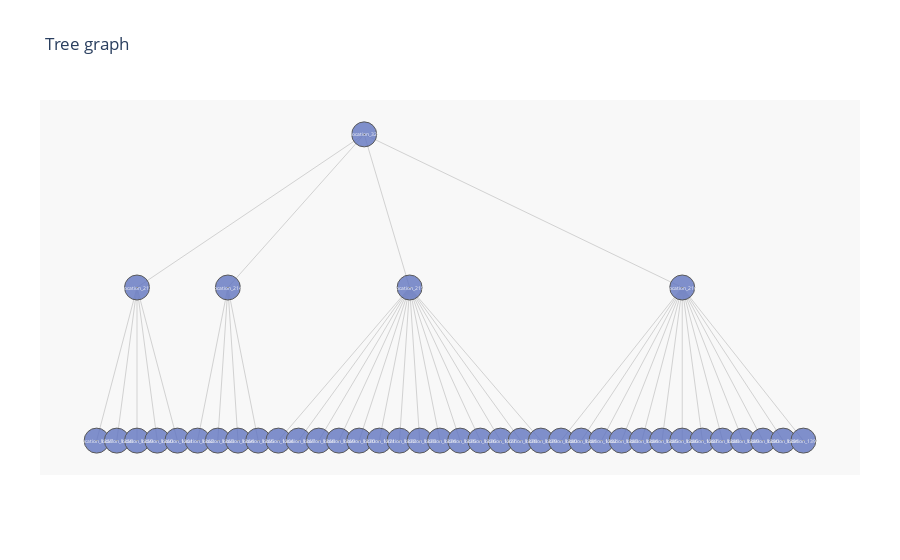

The cell this chart's notebook holds for it:
### Code cell
import igraph
from igraph import Graph, EdgeSeq

#calculating number of unique location
nr_vertices = location_list['id'].tolist()
v_label = nr_vertices
#get the direct relationship between location
add_to_edge = []
for i in nr_vertices:
    if not get_location_ancestors(i).empty:
        edges = (nr_vertices.index(get_location_ancestors(i)['access_path'].iloc[-1]), nr_vertices.index(i))
        add_to_edge.append(edges)
G = Graph()
G.add_vertices(len(nr_vertices))
G.add_edges(add_to_edge)
lay = G.layout_reingold_tilford(root=[0])

position = {k: lay[k] for k in range(len(nr_vertices))}
Y = [lay[k][1] for k in range(len(nr_vertices))]
M = max(Y)

es = EdgeSeq(G) # sequence of edges
E = [e.tuple for e in G.es] # list of edges

L = len(position)
Xn = [position[k][0] for k in range(L)]
Yn = [2*M-position[k][1] for k in range(L)]
Xe = []
Ye = []
for edge in E:
    Xe+=[position[edge[0]][0],position[edge[1]][0], None]
    Ye+=[2*M-position[edge[0]][1],2*M-position[edge[1]][1], None]
labels = v_label

import plotly.graph_objects as go
fig = go.Figure()
fig.add_trace(go.Scatter(x=Xe, y=Ye, mode='lines', line=dict(color='rgb(210,210,210)', width=1), hoverinfo='none'))
fig.add_trace(go.Scatter(x=Xn, y=Yn, mode='markers', name='Location', marker=dict(symbol='circle-dot', size=25, color='#6175c1',
                            line=dict(color='rgb(50,50,50)', width=1)), text=labels, hoverinfo='text', opacity=0.8 ))
                            
def make_annotations(pos, text, font_size=5, font_color='rgb(250,250,250)'):
    L=len(pos)
    if len(text)!=L:
        raise ValueError('The lists pos and text must have the same len')
    annotations = []
    for k in range(L):
        annotations.append(
            dict(
                text=labels[k], # or replace labels with a different list for the text within the circle
                x=pos[k][0], y=2*M-position[k][1],
                xref='x1', yref='y1',
                font=dict(color=font_color, size=font_size),
                showarrow=False))
    return annotations
# hide axis line, grid, ticklabels and  title
axis = dict(showline=False, zeroline=False, showgrid=False, showticklabels=False,)

fig.update_layout(title= 'Tree graph', annotations=make_annotations(position, v_label),
              font_size=12, showlegend=False, xaxis=axis, yaxis=axis, margin=dict(l=40, r=40, b=85, t=100),
              hovermode='closest', plot_bgcolor='rgb(248,248,248)')
fig.show()

### Figure 1 — Plotly figure (JSON) as saved in the notebook; plotly's stock layout.template omitted (floating-point values rounded to 4 significant figures)
{"data": [{"hoverinfo": "none", "line": {"color": "rgb(210,210,210)", "width": 1}, "mode": "lines", "type": "scatter", "x": [0, -11.25, null, 0, -6.75, null, 0, 2.25, null, 0, 15.75, null, -11.25, -13.25, null, -11.25, -12.25, null, -11.25, -11.25, null, -11.25, -10.25, null, -11.25, -9.25, null, -6.75, -8.25, null, -6.75, -7.25, null, -6.75, -6.25, null, -6.75, -5.25, null, 2.25, -4.25, null, 2.25, -3.25, null, 2.25, -2.25, null, 2.25, -1.25, null, 2.25, -0.25, null, 2.25, 0.75, null, 2.25, 1.75, null, 2.25, 2.75, null, 2.25, 3.75, null, 2.25, 4.75, null, 2.25, 5.75, null, 2.25, 6.75, null, 2.25, 7.75, null, 2.25, 8.75, null, 15.75, 9.75, null, 15.75, 10.75, null, 15.75, 11.75, null, 15.75, 12.75, null, 15.75, 13.75, null, 15.75, 14.75, null, 15.75, 15.75, null, 15.75, 16.75, null, 15.75, 17.75, null, 15.75, 18.75, null, 15.75, 19.75, null, 15.75, 20.75, null, 15.75, 21.75, null], "y": [4, 3, null, 4, 3, null, 4, 3, null, 4, 3, null, 3, 2, null, 3, 2, null, 3, 2, null, 3, 2, null, 3, 2, null, 3, 2, null, 3, 2, null, 3, 2, null, 3, 2, null, 3, 2, null, 3, 2, null, 3, 2, null, 3, 2, null, 3, 2, null, 3, 2, null, 3, 2, null, 3, 2, null, 3, 2, null, 3, 2, null, 3, 2, null, 3, 2, null, 3, 2, null, 3, 2, null, 3, 2, null, 3, 2, null, 3, 2, null, 3, 2, null, 3, 2, null, 3, 2, null, 3, 2, null, 3, 2, null, 3, 2, null, 3, 2, null, 3, 2, null, 3, 2, null, 3, 2, null]}, {"hoverinfo": "text", "marker": {"color": "#6175c1", "line": {"color": "rgb(50,50,50)", "width": 1}, "size": 25, "symbol": "circle-dot"}, "mode": "markers", "name": "Location", "opacity": 0.8, "text": ["location_32", "location_213", "location_214", "location_215", "location_216", "location_1357", "location_1358", "location_1359", "location_1360", "location_1361", "location_1362", "location_1363", "location_1364", "location_1365", "location_1366", "location_1367", "location_1368", "location_1369", "location_1370", "location_1371", "location_1372", "location_1373", "location_1374", "location_1375", "location_1376", "location_1377", "location_1378", "location_1379", "location_1380", "location_1381", "location_1382", "location_1383", "location_1384", "location_1385", "location_1386", "location_1387", "location_1388", "location_1389", "location_1390", "location_1391", "location_1392"], "type": "scatter", "x": [0, -11.25, -6.75, 2.25, 15.75, -13.25, -12.25, -11.25, -10.25, -9.25, -8.25, -7.25, -6.25, -5.25, -4.25, -3.25, -2.25, -1.25, -0.25, 0.75, 1.75, 2.75, 3.75, 4.75, 5.75, 6.75, 7.75, 8.75, 9.75, 10.75, 11.75, 12.75, 13.75, 14.75, 15.75, 16.75, 17.75, 18.75, 19.75, 20.75, 21.75], "y": [4, 3, 3, 3, 3, 2, 2, 2, 2, 2, 2, 2, 2, 2, 2, 2, 2, 2, 2, 2, 2, 2, 2, 2, 2, 2, 2, 2, 2, 2, 2, 2, 2, 2, 2, 2, 2, 2, 2, 2, 2]}], "layout": {"annotations": [{"font": {"color": "rgb(250,250,250)", "size": 5}, "showarrow": false, "text": "location_32", "x": 0, "xref": "x", "y": 4, "yref": "y"}, {"font": {"color": "rgb(250,250,250)", "size": 5}, "showarrow": false, "text": "location_213", "x": -11.25, "xref": "x", "y": 3, "yref": "y"}, {"font": {"color": "rgb(250,250,250)", "size": 5}, "showarrow": false, "text": "location_214", "x": -6.75, "xref": "x", "y": 3, "yref": "y"}, {"font": {"color": "rgb(250,250,250)", "size": 5}, "showarrow": false, "text": "location_215", "x": 2.25, "xref": "x", "y": 3, "yref": "y"}, {"font": {"color": "rgb(250,250,250)", "size": 5}, "showarrow": false, "text": "location_216", "x": 15.75, "xref": "x", "y": 3, "yref": "y"}, {"font": {"color": "rgb(250,250,250)", "size": 5}, "showarrow": false, "text": "location_1357", "x": -13.25, "xref": "x", "y": 2, "yref": "y"}, {"font": {"color": "rgb(250,250,250)", "size": 5}, "showarrow": false, "text": "location_1358", "x": -12.25, "xref": "x", "y": 2, "yref": "y"}, {"font": {"color": "rgb(250,250,250)", "size": 5}, "showarrow": false, "text": "location_1359", "x": -11.25, "xref": "x", "y": 2, "yref": "y"}, {"font": {"color": "rgb(250,250,250)", "size": 5}, "showarrow": false, "text": "location_1360", "x": -10.25, "xref": "x", "y": 2, "yref": "y"}, {"font": {"color": "rgb(250,250,250)", "size": 5}, "showarrow": false, "text": "location_1361", "x": -9.25, "xref": "x", "y": 2, "yref": "y"}, {"font": {"color": "rgb(250,250,250)", "size": 5}, "showarrow": false, "text": "location_1362", "x": -8.25, "xref": "x", "y": 2, "yref": "y"}, {"font": {"color": "rgb(250,250,250)", "size": 5}, "showarrow": false, "text": "location_1363", "x": -7.25, "xref": "x", "y": 2, "yref": "y"}, {"font": {"color": "rgb(250,250,250)", "size": 5}, "showarrow": false, "text": "location_1364", "x": -6.25, "xref": "x", "y": 2, "yref": "y"}, {"font": {"color": "rgb(250,250,250)", "size": 5}, "showarrow": false, "text": "location_1365", "x": -5.25, "xref": "x", "y": 2, "yref": "y"}, {"font": {"color": "rgb(250,250,250)", "size": 5}, "showarrow": false, "text": "location_1366", "x": -4.25, "xref": "x", "y": 2, "yref": "y"}, {"font": {"color": "rgb(250,250,250)", "size": 5}, "showarrow": false, "text": "location_1367", "x": -3.25, "xref": "x", "y": 2, "yref": "y"}, {"font": {"color": "rgb(250,250,250)", "size": 5}, "showarrow": false, "text": "location_1368", "x": -2.25, "xref": "x", "y": 2, "yref": "y"}, {"font": {"color": "rgb(250,250,250)", "size": 5}, "showarrow": false, "text": "location_1369", "x": -1.25, "xref": "x", "y": 2, "yref": "y"}, {"font": {"color": "rgb(250,250,250)", "size": 5}, "showarrow": false, "text": "location_1370", "x": -0.25, "xref": "x", "y": 2, "yref": "y"}, {"font": {"color": "rgb(250,250,250)", "size": 5}, "showarrow": false, "text": "location_1371", "x": 0.75, "xref": "x", "y": 2, "yref": "y"}, {"font": {"color": "rgb(250,250,250)", "size": 5}, "showarrow": false, "text": "location_1372", "x": 1.75, "xref": "x", "y": 2, "yref": "y"}, {"font": {"color": "rgb(250,250,250)", "size": 5}, "showarrow": false, "text": "location_1373", "x": 2.75, "xref": "x", "y": 2, "yref": "y"}, {"font": {"color": "rgb(250,250,250)", "size": 5}, "showarrow": false, "text": "location_1374", "x": 3.75, "xref": "x", "y": 2, "yref": "y"}, {"font": {"color": "rgb(250,250,250)", "size": 5}, "showarrow": false, "text": "location_1375", "x": 4.75, "xref": "x", "y": 2, "yref": "y"}, {"font": {"color": "rgb(250,250,250)", "size": 5}, "showarrow": false, "text": "location_1376", "x": 5.75, "xref": "x", "y": 2, "yref": "y"}, {"font": {"color": "rgb(250,250,250)", "size": 5}, "showarrow": false, "text": "location_1377", "x": 6.75, "xref": "x", "y": 2, "yref": "y"}, {"font": {"color": "rgb(250,250,250)", "size": 5}, "showarrow": false, "text": "location_1378", "x": 7.75, "xref": "x", "y": 2, "yref": "y"}, {"font": {"color": "rgb(250,250,250)", "size": 5}, "showarrow": false, "text": "location_1379", "x": 8.75, "xref": "x", "y": 2, "yref": "y"}, {"font": {"color": "rgb(250,250,250)", "size": 5}, "showarrow": false, "text": "location_1380", "x": 9.75, "xref": "x", "y": 2, "yref": "y"}, {"font": {"color": "rgb(250,250,250)", "size": 5}, "showarrow": false, "text": "location_1381", "x": 10.75, "xref": "x", "y": 2, "yref": "y"}, {"font": {"color": "rgb(250,250,250)", "size": 5}, "showarrow": false, "text": "location_1382", "x": 11.75, "xref": "x", "y": 2, "yref": "y"}, {"font": {"color": "rgb(250,250,250)", "size": 5}, "showarrow": false, "text": "location_1383", "x": 12.75, "xref": "x", "y": 2, "yref": "y"}, {"font": {"color": "rgb(250,250,250)", "size": 5}, "showarrow": false, "text": "location_1384", "x": 13.75, "xref": "x", "y": 2, "yref": "y"}, {"font": {"color": "rgb(250,250,250)", "size": 5}, "showarrow": false, "text": "location_1385", "x": 14.75, "xref": "x", "y": 2, "yref": "y"}, {"font": {"color": "rgb(250,250,250)", "size": 5}, "showarrow": false, "text": "location_1386", "x": 15.75, "xref": "x", "y": 2, "yref": "y"}, {"font": {"color": "rgb(250,250,250)", "size": 5}, "showarrow": false, "text": "location_1387", "x": 16.75, "xref": "x", "y": 2, "yref": "y"}, {"font": {"color": "rgb(250,250,250)", "size": 5}, "showarrow": false, "text": "location_1388", "x": 17.75, "xref": "x", "y": 2, "yref": "y"}, {"font": {"color": "rgb(250,250,250)", "size": 5}, "showarrow": false, "text": "location_1389", "x": 18.75, "xref": "x", "y": 2, "yref": "y"}, {"font": {"color": "rgb(250,250,250)", "size": 5}, "showarrow": false, "text": "location_1390", "x": 19.75, "xref": "x", "y": 2, "yref": "y"}, {"font": {"color": "rgb(250,250,250)", "size": 5}, "showarrow": false, "text": "location_1391", "x": 20.75, "xref": "x", "y": 2, "yref": "y"}, {"font": {"color": "rgb(250,250,250)", "size": 5}, "showarrow": false, "text": "location_1392", "x": 21.75, "xref": "x", "y": 2, "yref": "y"}], "font": {"size": 12}, "hovermode": "closest", "margin": {"b": 85, "l": 40, "r": 40, "t": 100}, "plot_bgcolor": "rgb(248,248,248)", "showlegend": false, "title": {"text": "Tree graph"}, "xaxis": {"showgrid": false, "showline": false, "showticklabels": false, "zeroline": false}, "yaxis": {"showgrid": false, "showline": false, "showticklabels": false, "zeroline": false}}}
